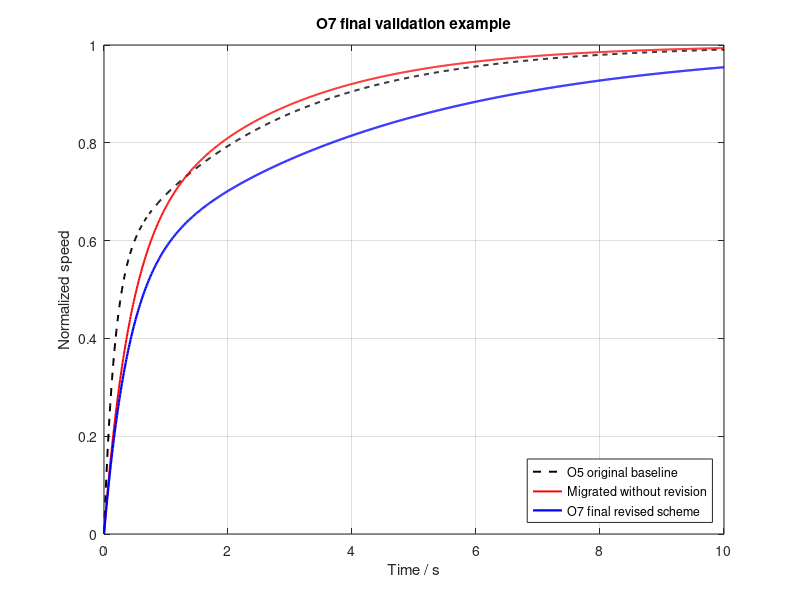

MATLAB code for this plot:
pkg load control

s = tf('s');

% 示例对象：小型直流电机转速控制的简化模型。
G_base = 1/(0.35*s + 1);
G_migrated = 1/(0.75*s + 1);

% O5 首轮方案与 O6 修正版方案。
C_o5 = 1.2 + 0.8/s;
C_o6 = 1.1 + 0.45/s;

T_o5_base = feedback(C_o5 * G_base, 1);
T_o5_migrated = feedback(C_o5 * G_migrated, 1);
T_o6_final = feedback(C_o6 * G_migrated, 1);

t = 0:0.01:10;
[y_base, t_base] = step(T_o5_base, t);
[y_migrated, t_migrated] = step(T_o5_migrated, t);
[y_final, t_final] = step(T_o6_final, t);

figure('visible', 'off');
plot(t_base, y_base, 'k--', 'linewidth', 1.4);
hold on;
plot(t_migrated, y_migrated, 'r-', 'linewidth', 1.4);
plot(t_final, y_final, 'b-', 'linewidth', 1.6);
grid on;
xlabel('Time / s');
ylabel('Normalized speed');
title('O7 final validation example');
legend('O5 original baseline', 'Migrated without revision', 'O7 final revised scheme', 'location', 'southeast');
print('-dpng', 'O7-final-validation.png');
